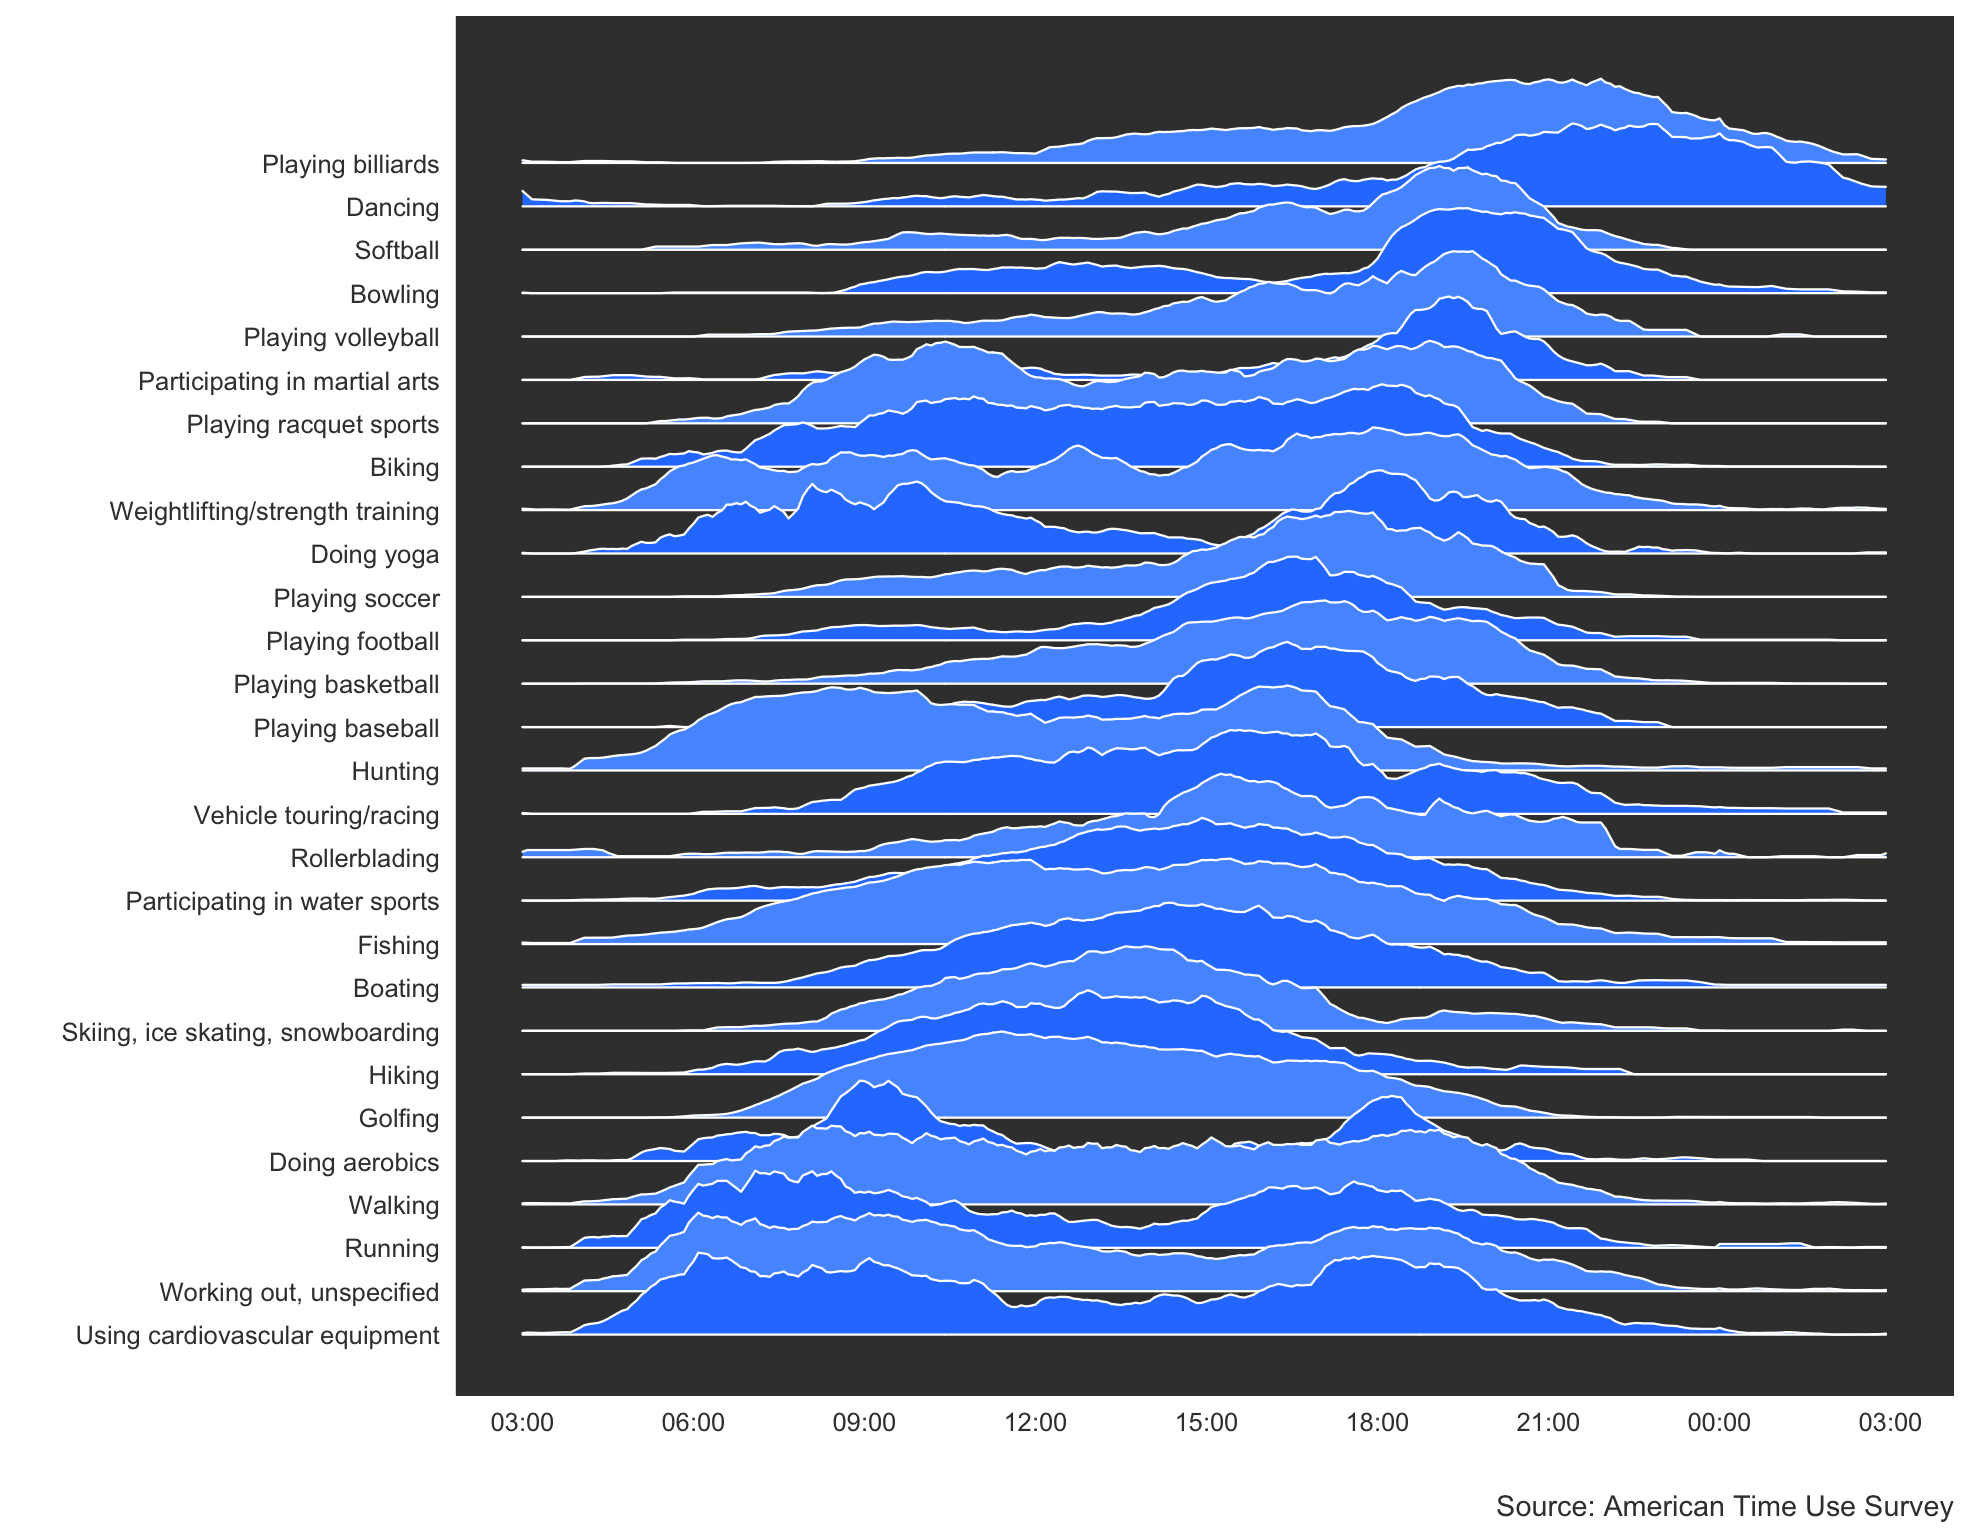

Generate this figure with R:
df <- read_tsv('activity.tsv')

ggthemr::ggthemr("chalk")
df %>%
  group_by(activity) %>% 
  filter(max(p) > 3e-04, # Keep the most popular ones
         !grepl('n\\.e\\.c', activity)) %>% # Remove n.e.c. (not elsewhere classified)
  arrange(time) %>%
  mutate(p_peak = p / max(p), # Normalize as percentage of peak popularity
         p_smooth = (lag(p_peak) + p_peak + lead(p_peak)) / 3, # Moving average
         p_smooth = coalesce(p_smooth, p_peak)) %>% # When there's no lag or lead, we get NA. Use the pointwise data
  ungroup() %>%
  do({ # 24:00:00 is missing from the source data; add for a complete cycle
    rbind(.,
          filter(., time == 0) %>%
            mutate(time = 24*60))
  }) %>%
  mutate(time = ifelse(time < 3 * 60, time + 24 * 60, time)) %>% # Set start of chart to 03:00; few things overlap this hour
  
  mutate(activity = reorder(activity, p_peak, FUN=which.max)) %>% # order by peak time
  
  # This is some trickery to render our data in a way that lets the foreground data appear on top.
  # I'm sure there are reasons why this works, but I haven't bothered to figure out why. Also,
  # I suppose it might break at some point
  arrange(activity) %>%
  mutate(activity.f = reorder(as.character(activity), desc(activity))) %>%
  
  # Run it it's own block as we're doing some trickery with the activity levels
  {
    activities <- levels(.$activity)
    
    # Plot each activity on base Y as the integer of each factor, up to 2 "levels" high.
    # The two liner tricks mentioned a few lines above make this work; without the ribbons
    # renders on top of each others in a way that makes it look like nothing
    ggplot(., aes(time/60, group=activity.f, fill=factor(as.integer(activity.f) %% 2))) +
      geom_ribbon(aes(ymin = as.integer(activity), ymax = as.integer(activity) + 2 * p_smooth), color='white', size=0.4) +
      scale_x_continuous(breaks=seq(from = 3, to = 27, by = 3), labels = function(x) {sprintf("%02d:00", as.integer(x %% 24))}) +
      # "Re-add" activities by names as labels in the Y scale
      scale_y_continuous(breaks = 1:length(activities), labels = function(y) {activities[y]}) +
      
      # Zebra color for readability; will change colors of labels in Inkscape later
      scale_fill_manual(values = c('0' = '#2A7FFF', '1' = '#5599FF')) +
      labs(x="", y="", caption='Source: American Time Use Survey') +
      # theme_henrik(grid='', legend.position='none') +
      theme(axis.ticks.x = element_line(size=0.3), legend.position='none',
            panel.grid.major=element_blank())
  }
